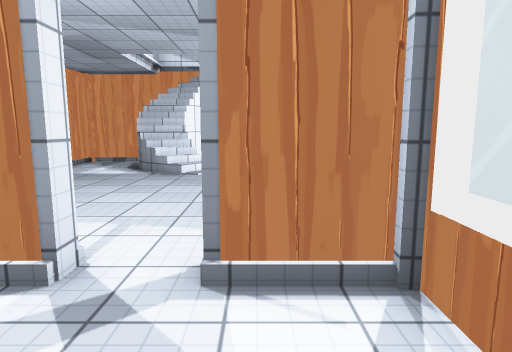
View 1 (above)

18 first-person views from a walk through a Unity game level. The camera is 1.4 m above the floor, tilts 8° down and sees 75° across. Doors are open. The floor is counted in squares, 1 m on a side. Each view is taken from the middle of a square. On the plan, view 1 faces up. The plan holds only what a view shows up to about 15 squares ahead; the rest is blank. The place goes on beyond the plan. The player is left out. Some surface patterns are stand-ins.

View 2
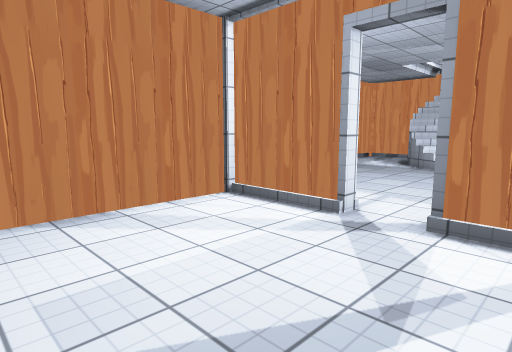

View 3
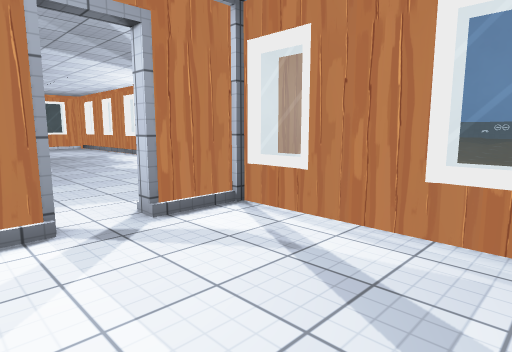

View 4
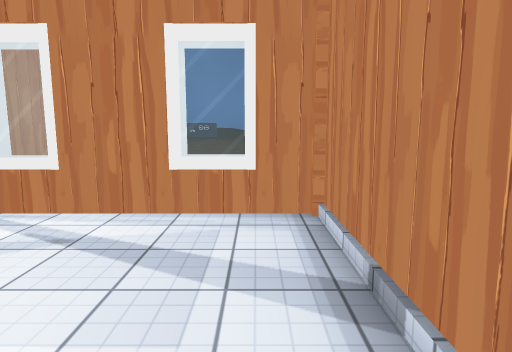

View 5
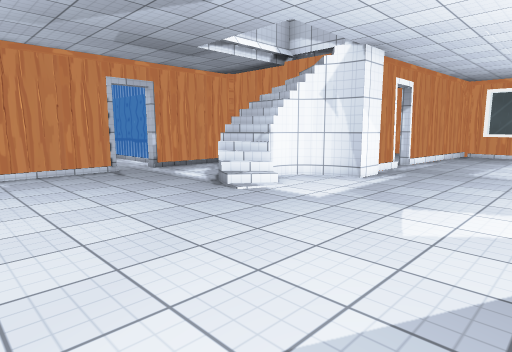

View 6
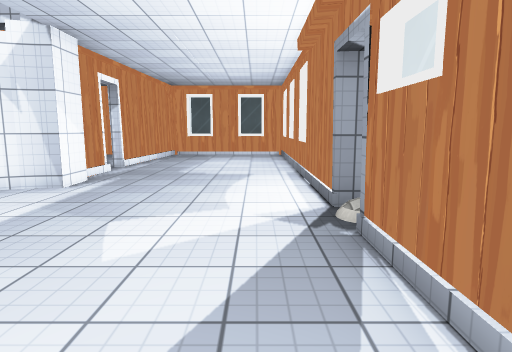

View 7
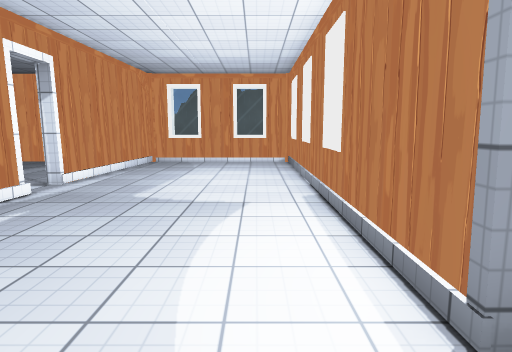

View 8
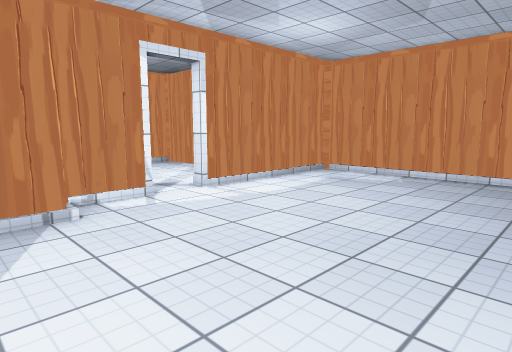

View 9
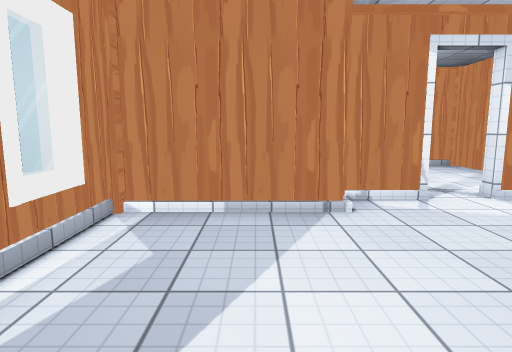

View 10
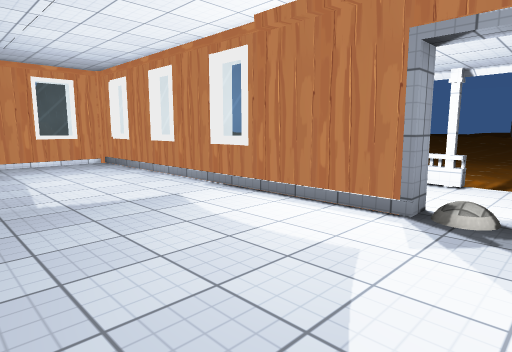

View 11
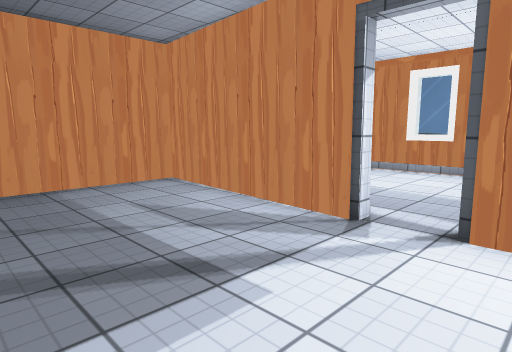

View 12
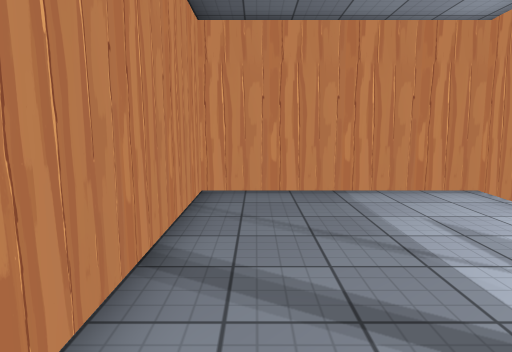

View 13
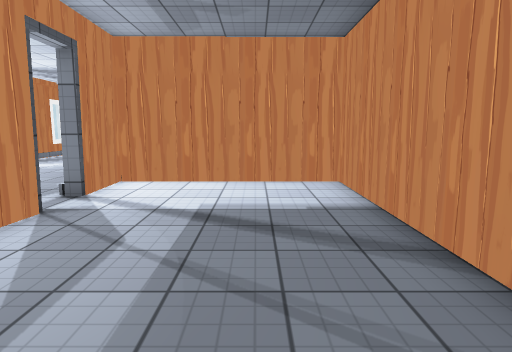

View 14
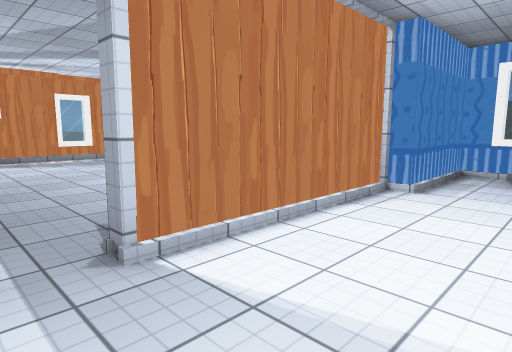

View 15
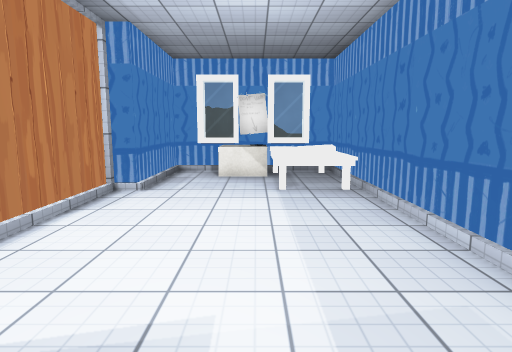

View 16
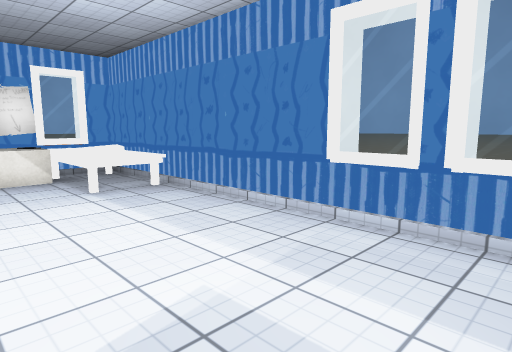

View 17
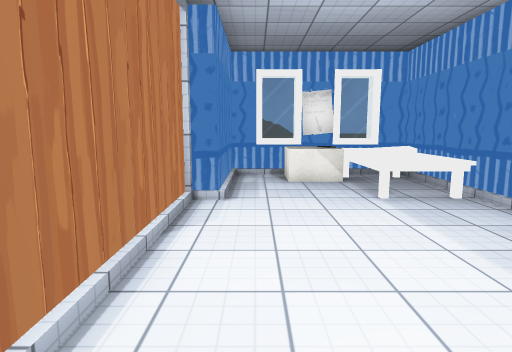

View 18
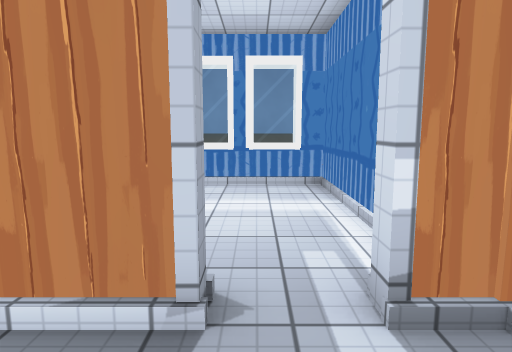

### Floor plan
Ten units are one square. View 1 is at (0, 0); x grows to the right and y downward. Boxes are objects, and circles mark ways between rooms. Rooms are numbered by the first view taken in them; rooms with no view inside come last. Other rooms are left out.
<svg viewBox="-141 -250 206 286">
<path fill="none" stroke="#000" d="M-18 -29 -47 -29 -47 31 14 31 14 -29 -5 -29M-19 -150 -34 -150M-42 -139 -42 -126M-10 -171 -10 -148M54 -119 54 -245 -5 -245 -10 -185M-51 -147 -73 -147 -73 -110M-73 -96 -73 -33 -18 -33M14 -44 54 -44 54 -105M-5 -33 12 -33M-35 -126 -44 -126M-10 -185 -14 -186 -9 -245 -73 -245 -73 -151 -34 -151M-13 -150 -14 -171M-91 -117 -136 -117 -136 5 -83 5 -83 -33 -76 -33 -76 -96"/>
<rect x="-135" y="-35" width="20" height="40" fill="#bbb"><title>other object</title></rect>
<rect x="-115" y="-15" width="20" height="20" fill="#bbb"><title>other object</title></rect>
<circle cx="-10" cy="-30" r="3" fill="#2a7"/>
<circle cx="-10" cy="-180" r="3" fill="#2a7"/>
<circle cx="-73" cy="-103" r="3" fill="#2a7"/>
<text x="-20" y="0">1</text>
<text x="0" y="-120">2</text>
<text x="-40" y="-200">3</text>
<text x="-110" y="-60">4</text>
</svg>
Room 1 opens to room 2. Room 2 opens to room 3. Room 2 opens to room 4.

Where each view was taken, in squares from view 1:
view 1: 0 up, 0 right, facing up
view 2: 2 down, 1 right, facing up-left
view 3: 2 down, 3 left, facing up-right
view 4: 2 down, 4 left, facing right
view 5: 5 up, 4 right, facing up-left
view 6: 6 up, 4 right, facing up
view 7: 10 up, 4 right, facing up
view 8: 10 up, 3 right, facing down-left
view 9: 10 up, 3 right, facing down
view 10: 10 up, 0 right, facing up-right
view 11: 16 up, 6 left, facing up-right
view 12: 17 up, 6 left, facing up
view 13: 24 up, 5 left, facing down
view 14: 11 up, 11 left, facing down-right
view 15: 11 up, 11 left, facing down
view 16: 11 up, 9 left, facing down-left
view 17: 10 up, 9 left, facing down
view 18: 10 up, 5 left, facing left
